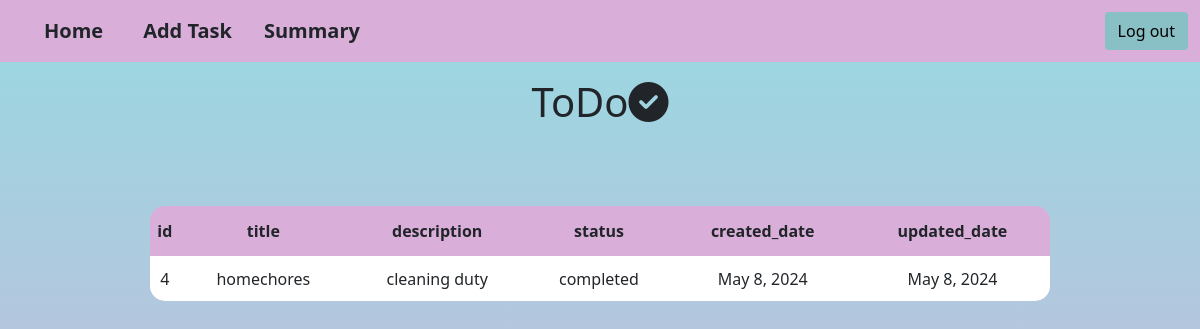
The app's page /myapp/tasks/4/ (signed in) with its own data.
### myapp/models.py (models this page shows, shortened)
class Task(models.Model):
    title=models.CharField(max_length=200)
    description=models.CharField(max_length=200)
    status_options=(
        ("completed","completed"),
        ("pending","pending")
        )
    status=models.CharField(max_length=200,choices=status_options,default="pending")
    user_object=models.ForeignKey(User,on_delete=models.CASCADE)
    created_date=models.DateField(auto_now_add=True)
    updated_date=models.DateField(auto_now=True)

### myapp/views.py (the view)
# urls.py: path("tasks/<int:pk>/",views.TaskDetailView.as_view(),name="task-detail"),
@method_decorator([signin_required,never_cache],name="dispatch")
class TaskDetailView(View):
    def get(self,request,*args,**kwargs):
        id=kwargs.get("pk")
        qs=Task.objects.get(id=id)
        return render(request,"task_detail.html",{"data":qs})

### myapp/decorator.py (called while the page is built)
def signin_required(fn):
    def wrapper(request,*args,**kwargs):
        if not request.user.is_authenticated:
            messages.error(request,"invalid session")
            return redirect("signin")
        else:
            return fn(request,*args,**kwargs)
    return wrapper

### myapp/templates/task_detail.html (shortened to what this page needs)
{% extends 'base.html' %}
{% block body_block %}
<h1 align="center" class="mt-3">ToDo<i class="fa-solid fa-circle-check"></i></h1>
<center>
<table>
    <tr id="h">
        <th>id</th>
        <th>title</th>
        <th>description</th>
        <th>status</th>
        <th>created_date</th>
        <th>updated_date</th>
    </tr>
    <tr>
        <td>{{data.id}}</td>
        <td>{{data.title}}</td>
        <td>{{data.description}}</td>
        <td>{{data.status}}</td>
        <td>{{data.created_date}}</td>
        <td>{{data.updated_date}}</td>
    </tr>
</table>
</center>
{% endblock %}

### myapp/templates/task_detail.html (style rules this page uses)
table { border-radius:15px;overflow: hidden; }
#h { background-color:#D9AFD9 ;height:50px;text-align:center; }
td { background-color: white;text-align: center;height: 45px; }
table { margin-top:80px;width:900px }

### myapp/templates/base.html (style rules this page uses)
body { background-color: #D9AFD9; background-image: linear-gradient(0deg, #D9AFD9 0%, #97D9E1 100%); background-repeat:no-repeat; background-size:100% 750px; }

### records on screen
Task: id "4", title "homechores", description "cleaning duty", status "completed", created_date "May 8, 2024", updated_date "May 8, 2024"
